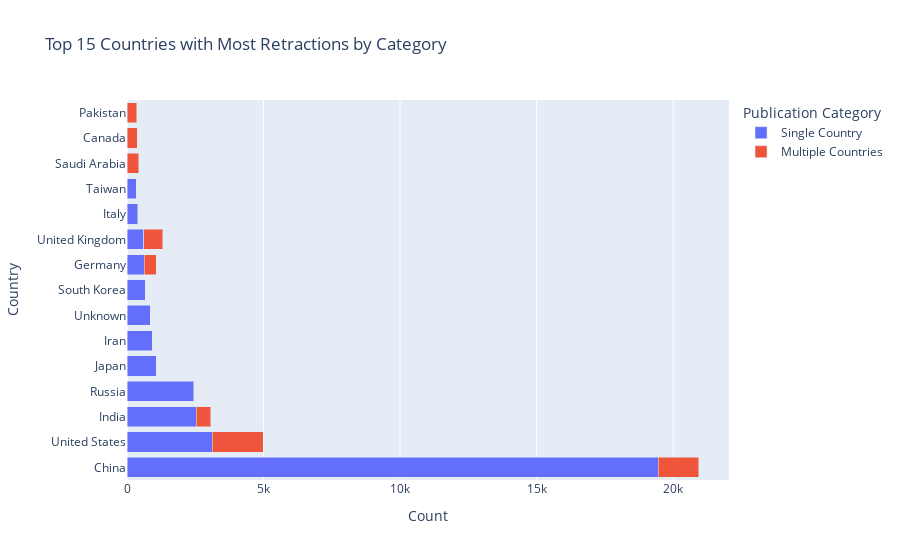

The notebook cell this image was saved under:
### Code cell
# Create a DataFrame to count retractions by country and category
country_counts = country.groupby(['Country', 'Single_Multiple_Country']).size().reset_index(name='Count')

# Sort the DataFrame by Count in descending order and take the top 15 countries
top_15_countries = country_counts.sort_values(by='Count', ascending=False).head(20)

# Create a histogram with countries on the y-axis
fig = px.bar(top_15_countries, y='Country', x='Count', color='Single_Multiple_Country',
             orientation='h',  # Horizontal orientation for countries on the y-axis
             title='Top 15 Countries with Most Retractions by Category',
             labels={'Single_Multiple_Country': 'Publication Category', 'Count': 'Count'},
             category_orders={'Single_Multiple_Country': ['Single Country', 'Multiple Countries']})

fig.update_layout(barmode='stack')  # Stacked histogram

fig.show()

### Figure 1 — Plotly figure (JSON) as saved in the notebook; plotly's stock layout.template omitted (floating-point values rounded to 4 significant figures)
{"data": [{"alignmentgroup": "True", "hovertemplate": "Publication Category=Single Country<br>Count=%{x}<br>Country=%{y}<extra></extra>", "legendgroup": "Single Country", "marker": {"color": "#636efa", "pattern": {"shape": ""}}, "name": "Single Country", "offsetgroup": "Single Country", "orientation": "h", "showlegend": true, "textposition": "auto", "type": "bar", "x": [19446, 3123, 2534, 2445, 1072, 920, 848, 661, 633, 622, 394, 341], "xaxis": "x", "y": ["China", "United States", "India", "Russia", "Japan", "Iran", "Unknown", "South Korea", "Germany", "United Kingdom", "Italy", "Taiwan"], "yaxis": "y"}, {"alignmentgroup": "True", "hovertemplate": "Publication Category=Multiple Countries<br>Count=%{x}<br>Country=%{y}<extra></extra>", "legendgroup": "Multiple Countries", "marker": {"color": "#EF553B", "pattern": {"shape": ""}}, "name": "Multiple Countries", "offsetgroup": "Multiple Countries", "orientation": "h", "showlegend": true, "textposition": "auto", "type": "bar", "x": [1865, 1498, 678, 526, 439, 433, 374, 352], "xaxis": "x", "y": ["United States", "China", "United Kingdom", "India", "Saudi Arabia", "Germany", "Canada", "Pakistan"], "yaxis": "y"}], "layout": {"barmode": "stack", "legend": {"title": {"text": "Publication Category"}, "tracegroupgap": 0}, "title": {"text": "Top 15 Countries with Most Retractions by Category"}, "xaxis": {"anchor": "y", "domain": [0, 1], "title": {"text": "Count"}}, "yaxis": {"anchor": "x", "domain": [0, 1], "title": {"text": "Country"}}}}
